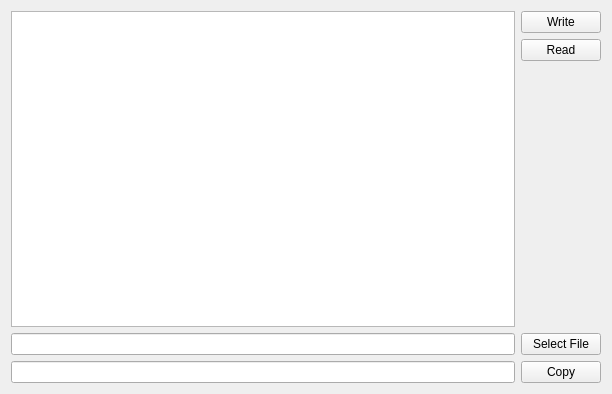
<?xml version="1.0" encoding="UTF-8"?>
<ui version="4.0">
 <class>Widget</class>
 <widget class="QWidget" name="Widget">
  <property name="geometry">
   <rect>
    <x>0</x>
    <y>0</y>
    <width>612</width>
    <height>394</height>
   </rect>
  </property>
  <property name="windowTitle">
   <string>Form</string>
  </property>
  <layout class="QVBoxLayout" name="verticalLayout_2">
   <item>
    <layout class="QHBoxLayout" name="horizontalLayout">
     <item>
      <widget class="QTextEdit" name="ta_text"/>
     </item>
     <item>
      <layout class="QVBoxLayout" name="verticalLayout">
       <item>
        <widget class="QPushButton" name="btn_write">
         <property name="text">
          <string>Write</string>
         </property>
        </widget>
       </item>
       <item>
        <widget class="QPushButton" name="btn_read">
         <property name="text">
          <string>Read</string>
         </property>
        </widget>
       </item>
       <item>
        <spacer name="verticalSpacer">
         <property name="orientation">
          <enum>Qt::Orientation::Vertical</enum>
         </property>
         <property name="sizeHint" stdset="0">
          <size>
           <width>20</width>
           <height>40</height>
          </size>
         </property>
        </spacer>
       </item>
      </layout>
     </item>
    </layout>
   </item>
   <item>
    <layout class="QHBoxLayout" name="horizontalLayout_2">
     <item>
      <widget class="QLineEdit" name="tf_select_file"/>
     </item>
     <item>
      <widget class="QPushButton" name="btn_select">
       <property name="text">
        <string>Select File</string>
       </property>
      </widget>
     </item>
    </layout>
   </item>
   <item>
    <layout class="QHBoxLayout" name="horizontalLayout_3">
     <item>
      <widget class="QLineEdit" name="tf_copy"/>
     </item>
     <item>
      <widget class="QPushButton" name="btn_copy">
       <property name="text">
        <string>Copy</string>
       </property>
      </widget>
     </item>
    </layout>
   </item>
  </layout>
 </widget>
 <resources/>
 <connections/>
</ui>
